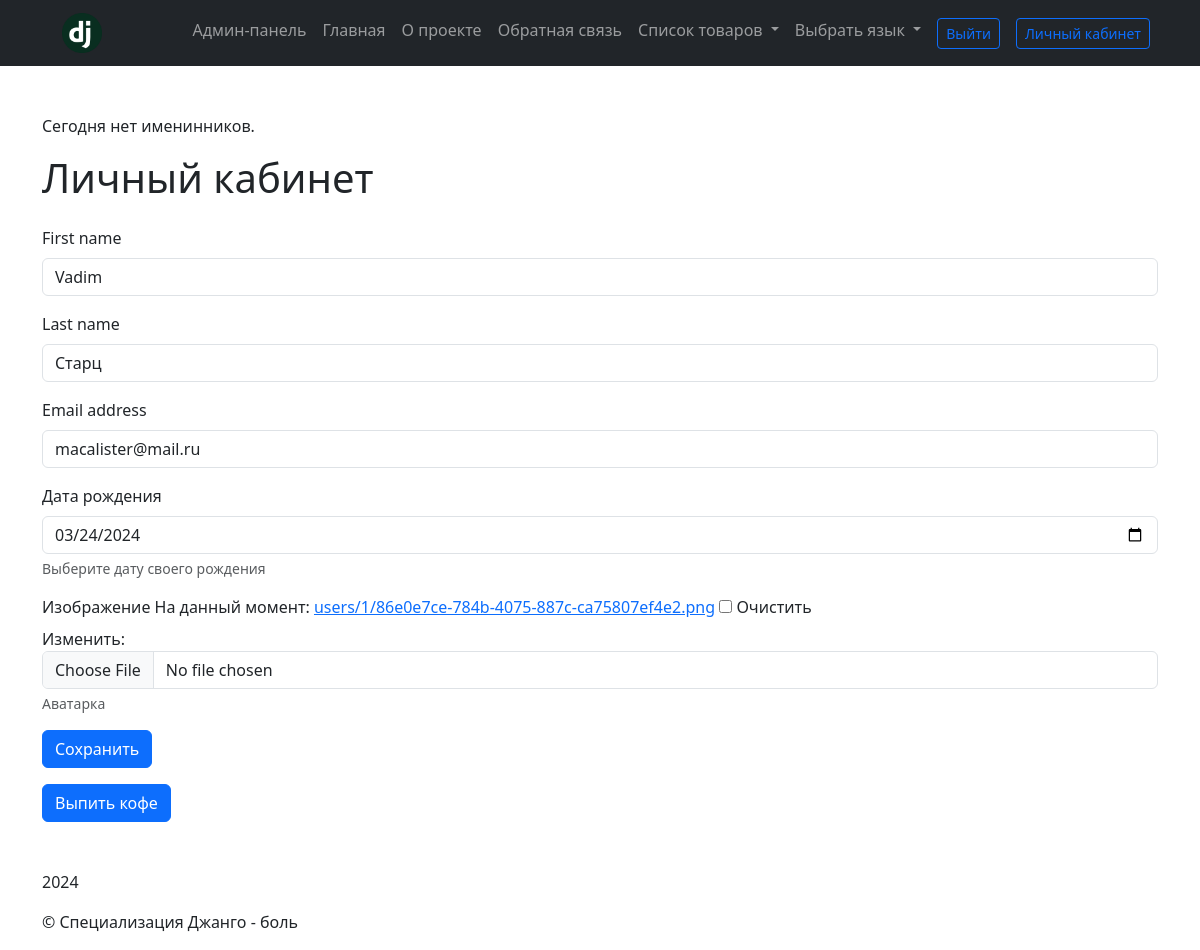
The app's page /auth/profile/ (signed in), older data.
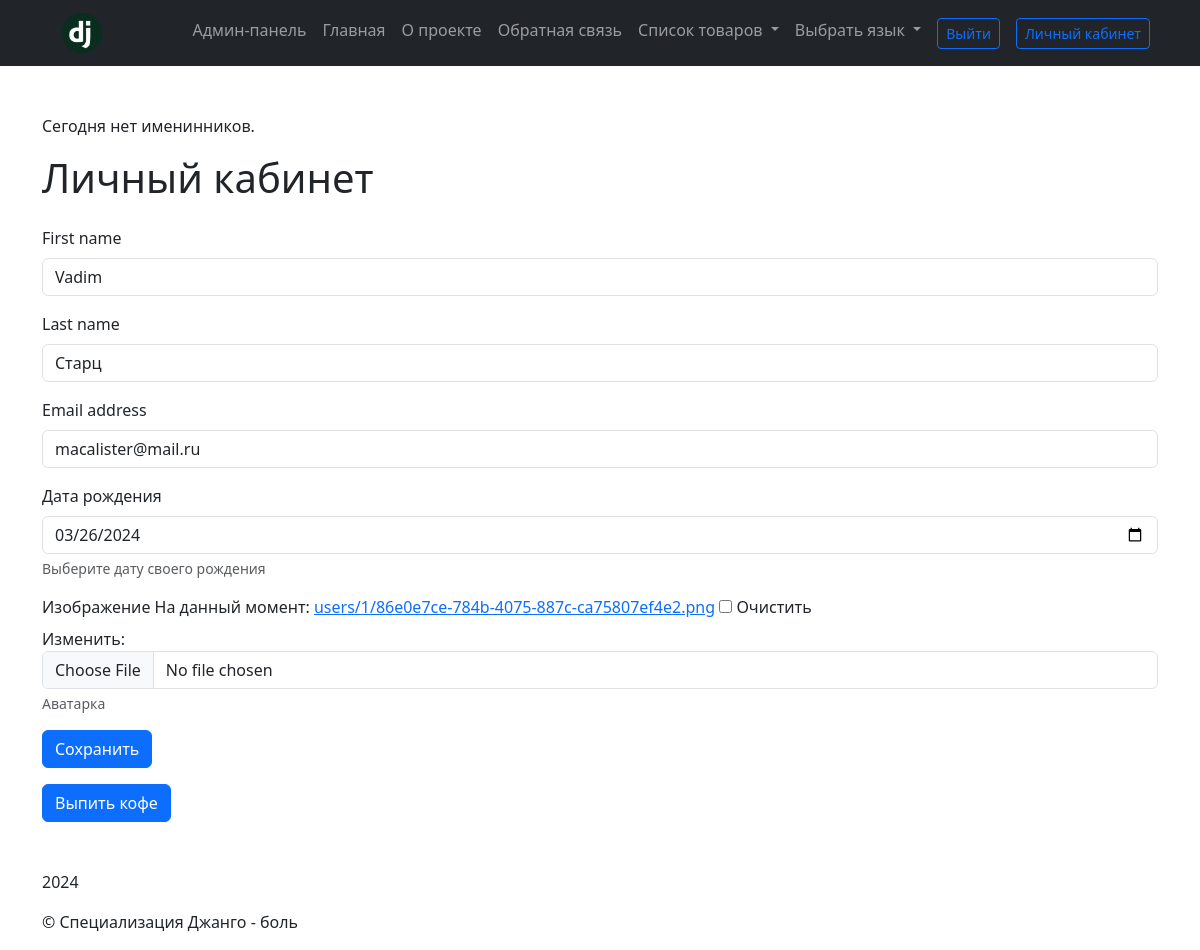
The same page, newer data.
### users/models.py (models this page shows, shortened)
class Profile(django.db.models.Model):
    objects = ProfileManager()
    user = django.db.models.OneToOneField(
        django.contrib.auth.models.User,
        on_delete=django.db.models.CASCADE,
    )
    birthday = django.db.models.DateField(
        translation.gettext_lazy("дата рождения"),
        null=True,
        blank=True,
        help_text=translation.gettext_lazy(
            "Выберите дату своего рождения",
        ),
    )
    coffee_count = django.db.models.PositiveIntegerField(
        translation.gettext_lazy("количество выпитого кофе"),
        null=False,
        default=0,
        help_text=translation.gettext_lazy("Счётчик выпитого кофе"),
    )
    image = django.db.models.ImageField(
        upload_to=item_directory_path,
        verbose_name=translation.gettext_lazy("изображение"),
        blank=True,
        null=True,
        help_text=translation.gettext_lazy("Аватарка"),
    )
    class Meta:
        verbose_name = translation.gettext_lazy("дополнительное поле")
        verbose_name_plural = translation.gettext_lazy(
            "дополнительные поля",
        )
        ordering = ("user",)

### users/views.py (the view, shortened to what this page needs)
class ProfileView(
    django.views.View,
    django.contrib.auth.mixins.LoginRequiredMixin,
):
    template_name = "users/profile.html"
    def get(self, request):
        user = request.user
        profile_form = users.forms.ProfileUpdateForm(instance=user.profile)
        user_form = users.forms.UserChangeForm(instance=user)
        context = {
            "user_form": user_form,
            "profile_form": profile_form,
        }
        return django.shortcuts.render(request, self.template_name, context)

### users/forms.py
class UserChangeForm(django.contrib.auth.forms.UserChangeForm):
    password = None
    def __init__(self, *args, **kwargs):
        super().__init__(*args, **kwargs)
        for field in self.visible_fields():
            field.field.widget.attrs["class"] = "form-control"
    class Meta(django.contrib.auth.forms.UserChangeForm.Meta):
        fields = [
            auth_models.User.first_name.field.name,
            auth_models.User.last_name.field.name,
            auth_models.User.email.field.name,
        ]
        exclude = [
            auth_models.User.password.field.name,
        ]

class ProfileUpdateForm(forms.ModelForm):
    def __init__(self, *args, **kwargs):
        super().__init__(*args, **kwargs)
        if self.instance.birthday:
            self.initial["birthday"] = self.instance.birthday.strftime(
                "%Y-%m-%d",
            )
        for field in self.visible_fields():
            field.field.widget.attrs["class"] = "form-control"
    class Meta:
        model = u_models.Profile
        fields = [
            u_models.Profile.birthday.field.name,
            u_models.Profile.image.field.name,
        ]
        widgets = {
            u_models.Profile.birthday.field.name: forms.DateInput(
                attrs={"class": "form-control", "type": "date"},
            ),
            u_models.Profile.coffee_count.field.name: forms.NumberInput(
                attrs={
                    "readonly": "readonly",
                    "disabled": "disabled",
                },
            ),
        }

### users/context_processors.py (called while the page is built)
def get_client_ip(request):
    x_forwarded_for = request.META.get("HTTP_X_FORWARDED_FOR")
    if x_forwarded_for:
        return x_forwarded_for.split(",")[0]
    return request.META.get("REMOTE_ADDR")

def birthday_context_processor(request):
    ip = get_client_ip(request)
    if ip == "127.0.0.1":
        user_timezone = settings.TIME_ZONE
    else:
        user_timezone = get_timezone_from_ip(ip)
    user_tz = pytz.timezone(user_timezone)
    current_date = datetime.now(user_tz)
    profiles_with_birthday_today = Profile.objects.filter(
        user__is_active=True,
        birthday__month=current_date.month,
        birthday__day=current_date.day,
    )
    return {"profiles_with_birthday_today": profiles_with_birthday_today}

### templates/users/profile.html (shortened to what this page needs)
{% extends "base.html" %}
{% load i18n %}
{% block content %}
<h1>{% trans "Личный кабинет" %}</h1>
<form method="POST" enctype="multipart/form-data" class="mt-4">
  {% for field in user_form.visible_fields %}
      <div class="mb-3">
          <label for="{{ field.id_for_label }}" class="form-label">{{ field.label }}</label>
          {{ field }}
      </div>
  {% endfor %}
  {% for field in profile_form.visible_fields %}
      <div class="mb-3">
          <label for="{{ field.id_for_label }}" class="form-label">{{ field.label }}</label>
          {{ field }}
          {% if field.help_text %}
              <div class="form-text">{{ field.help_text }}</div>
          {% endif %}
      </div>
  {% endfor %}
  <button type="submit" class="btn btn-primary">{% trans "Сохранить" %}</button>
</form>
<form method="POST" action="{% url 'homepage:coffee' %}" class="mt-3">
  <button type="submit" name="drink_coffee" class="btn btn-primary">{% trans "Выпить кофе" %}</button>
</form>
{% endblock content %}

### templates/base.html (shortened to what this page needs)
<!DOCTYPE html>
{% load static %}
{% load i18n %}
<html lang="ru">
<head>
  <link rel="stylesheet" href="{% static 'css/bootstrap.min.css' %}">
</head>
<body>
{% include 'includes/header.html' %}
<div class="container mt-5">
  {% include "includes/birthdaters.html" %}
  {% block content %}
  {% endblock content %}
</div>
{% include 'includes/footer.html' %}
</body>
</html>

### templates/includes/header.html (shortened to what this page needs)
<!DOCTYPE html>
<header>
<nav class="navbar navbar-expand-lg navbar-dark bg-dark">
<div class="container">
{% load static %}
{% load i18n %}
<a class="navbar-brand" href="{% url 'homepage:home' %}">
    <img src="{% static 'img/django-logo.png' %}" alt="Логотип" width="80" height="40">
</a>
<div class="collapse navbar-collapse" id="navbarNav">
  {% with request.resolver_match.view_name as view_name %}
  <ul class="navbar-nav ms-auto">
      {% if user.is_superuser %}
      <li class="nav-item">
        <a class="nav-link {% if view_name == 'admin:index' %}active{% endif %}" href="{% url 'admin:index' %}">{% trans 'Админ-панель' %}</a>
      </li>
      {% endif %}
      <li class="nav-item">
          {% if view_name == 'homepage:home' %}
              <span class="nav-link disabled">{% trans 'Главная' %}</span>
          {% else %}
              <a class="nav-link" href="{% url 'homepage:home' %}">{% trans 'Главная' %}</a>
          {% endif %}
      </li>
      <li class="nav-item">
          {% if view_name == 'about:about' %}
              <span class="nav-link disabled">{% trans 'О проекте' %}</span>
          {% else %}
              <a class="nav-link {% if view_name == 'about:about' %}active{% endif %}" href="{% url 'about:about' %}">{% trans 'О проекте' %}</a>
          {% endif %}
      </li>
      <li class="nav-item">
        {% if view_name == 'feedback:feedback' %}
            <span class="nav-link disabled">{% trans 'Обратная связь' %}</span>
        {% else %}
            <a class="nav-link {% if view_name == 'feedback:feedback' %}active{% endif %}" href="{% url 'feedback:feedback' %}">{% trans 'Обратная связь' %}</a>
        {% endif %}
      </li>
      <li class="nav-item dropdown">
          <a class="nav-link dropdown-toggle" href="#" id="navbarDropdownItems" role="button" data-bs-toggle="dropdown" aria-expanded="false">
              {% trans 'Список товаров' %}
          </a>
      </li>
      <li class="nav-item dropdown">
          <a class="nav-link dropdown-toggle" href="#" id="navbarDropdown" role="button" data-bs-toggle="dropdown" aria-expanded="false">
              {% trans "Выбрать язык" %}
          </a>
      </li>
      {% if user.is_authenticated %}
          <ul class="navbar-nav ms-auto">
              <a class="nav-link" href="{% url 'users:logout' %}">
                  <button type="button" class="btn btn-outline-primary btn-sm">{% trans 'Выйти' %}</button>
              </a>
              <a class="nav-link" href="{% url 'users:profile' %}">
                  <button type="button" class="btn btn-outline-primary btn-sm">{% trans 'Личный кабинет' %}</button>
              </a>
      {% else %}
          <ul class="navbar-nav ms-auto">
              <a class="nav-link" href="{% url 'users:login' %}">
                  <button type="button" class="btn btn-outline-primary btn-sm">{% trans 'Войти' %}</button>
              </a>
          </li>
      {% endif %}
  </ul>
  {% endwith %}
</div>
</div>
</nav>
</header>

### templates/includes/birthdaters.html
{% if profiles_with_birthday_today %}
    <h2>Сегодня день рождения у:</h2>
    <ul>
    {% for profile in profiles_with_birthday_today %}
        <h5> Поздравьте его: {{ profile.user.username }} ({{ profile.user.email }})</h5>
    {% endfor %}
    </ul>
{% else %}
    <p>Сегодня нет именинников.</p>
{% endif %}

### templates/includes/footer.html
<!DOCTYPE html>
<footer class="mt-5">
  <div class="container">
    {% load i18n %}
    <p id="current-year">{% now "Y" %}</p>
    <p>&copy; {% trans 'Специализация Джанго - боль' %}</p>
  </div>
</footer>

Row changes from the older to the newer data that the page shows:
changed Profile: birthday "03/24/2024" → "03/26/2024"
